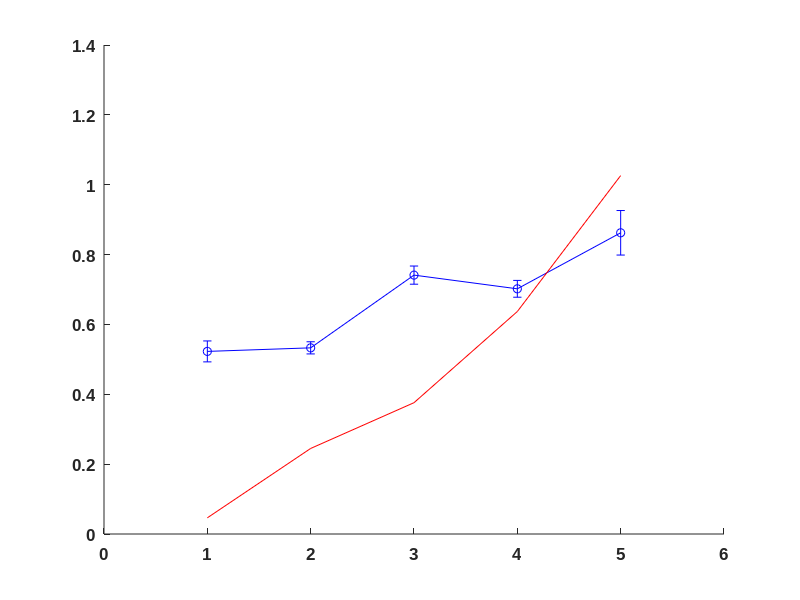

Here is the MATLAB script that generated this plot: (Note: this script raises an error after producing the figure.)
a_hela_24=...
[0.463	0.5565	0.5488	0.0478	0.0427	0.0484
0.567	0.5222	0.5097	0.2189	0.2495	0.2664
0.7297	0.703	0.7909	0.318	0.3976	0.4122
0.6649	0.7471	0.6939	0.6294	0.7196	0.562
0.7349	0.9274	0.9248	0.9088	1.0687	1.1009];

serum=[0
0.25
2
5
10];

set(0,'DefaultLineLineWidth',0.5);
set(0,'DefaultAxesFontSize',12,'DefaultAxesFontWeight','bold','DefaultAxesFontName','Arial');
set(0,'DefaultTextFontSize',12,'DefaultTextFontWeight','bold','DefaultTextFontName','Arial');

% plot
var_name={'a_hela_24'};
for i=1
    eval(['wd=', var_name{i},'(:,1:3);']);  
    eval(['giv=',var_name{i},'(:,4:6);']);
    figure;hold on;set(gcf,'unit','centimeters','position',[1,1,12,9]);
    plot([1:length(serum)]', mean(wd,2),'b');
    plot([1:length(serum)]',mean(giv,2),'r');
    errorbar(1:length(serum),mean(wd,2),  std(wd,0,2)/sqrt(3),'bo','markerfacecolor','b','markersize',4,'linestyle','none','linewidth',1.5,'capsize',12);
    errorbar(1:length(serum),mean(giv,2),std(giv,0,2)/sqrt(3),'ro','markerfacecolor','r','markersize',4,'linestyle','none','linewidth',1.5,'capsize',12);
    xlim([0.6 5.8]);ylim([0 1.5])
    ylabel('Absorbance (590 nM)');
    xlabel('FBS concentration (%)');
    set(gca,'xtick',1:length(serum),'xticklabel',serum);
    legend('Parental','GIV KO');%set(gca,'xscale','log')
    temp=[];
    for j=1:length(serum)
        [h,p]=ttest2(wd(j,:),giv(j,:));
        temp=[temp,[h;p]];
    end
    %[temp(2,:)<1e-2;temp(2,:)<1e-3;temp(2,:)<1e-4]
    temp
end